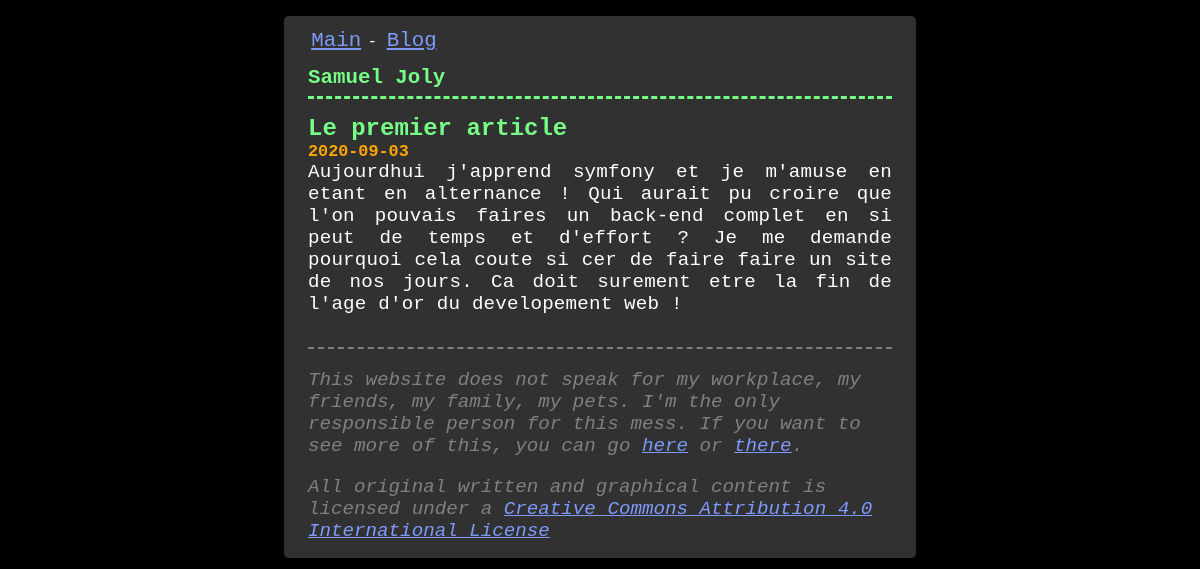
Before: /index.php?go=article&&id=1 with the older database file.
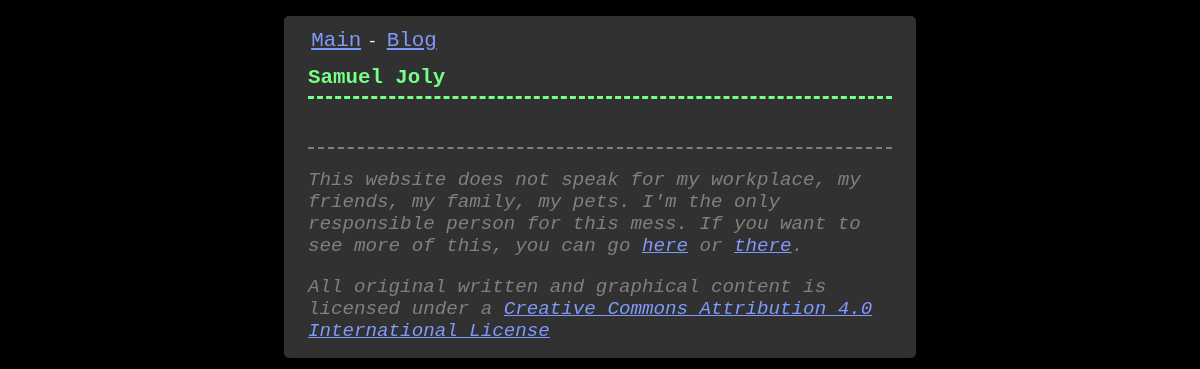
After: the same page with the newer database file.
### tables this page shows
CREATE TABLE IF NOT EXISTS `article` (
  `id` int(11) NOT NULL AUTO_INCREMENT,
  `Nom` varchar(255) NOT NULL,
  `Date_parution` date NOT NULL,
  `Description` longtext NOT NULL,
  `Groupe` int(11) NOT NULL,
  PRIMARY KEY (`id`)
);

### index.php (called while the page is built, shortened)
<?php
    require_once(ROOT."models/bdd.php");
    $action = $_GET["go"]??"";
    switch($action) {
        case "article":
            include(ROOT."models/article.php");
            $id_article = $_GET["id"]??0;
            $article = new Article();
            $article = $article->getArticle($id_article);
            include(ROOT."views/article.php");
            break;
    }
    include(ROOT."views/templates/template.php");
?>

### models/bdd.php (called while the page is built, shortened)
<?php
class Bdd {
    public function __construct(){
        $pdo = new PDO("mysql:dbname=blog;host=localhost", "root", "");
        $pdo->setAttribute(PDO::ATTR_ERRMODE, PDO::ERRMODE_EXCEPTION);
        $this->pdo = $pdo;
    }
}

### models/article.php (called while the page is built, shortened)
<?php
class Article extends Bdd{
    public function getArticle($id) {
        $sth = $this->pdo->prepare("SELECT * FROM article WHERE id=?");
        if($sth->execute([$id])) {
            return $sth->fetch(PDO::FETCH_ASSOC);
        }
    }
}

### views/article.php (the view, shortened to what this page needs)
<section id='mainPage'>
    <article >
        <h3 id='articleTitle'>
            <?=$article["Nom"]?>
            <small>
                <?=$article["Date_parution"]?>
            </small>
        </h3>
        <div id='art-desc'>
            <?=$article["Description"]?>
        </div>
    </article>
</section>

Changed rows visible on the page:
removed article: Nom "Le premier article", Date_parution "2020-09-03", Description "Aujourdhui j'apprend symfony et je m'amuse en etant en alternance ! Qui aurait pu croire que l'on pouvais faires un back-end complet en si peut de temps et d'effort ? Je me demande pourquoi cela coute si cer de faire faire un site de nos jours. Ca doit surement etre la fin de l'age d'or du developement web !"
